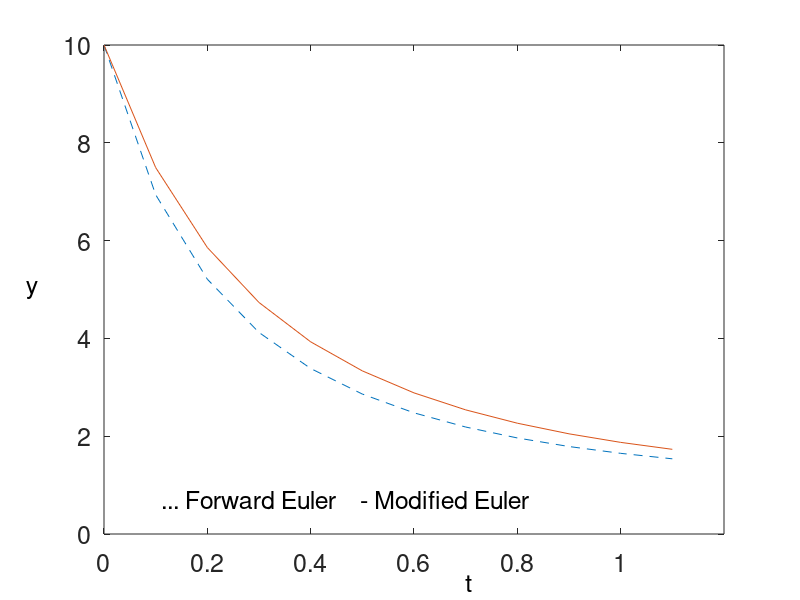

Write the MATLAB code that produced this figure.
% L10_2 same as f10_3 
% Copyright S. Nakamura, 1995
figure(1)
set(gcf,'NumberTitle','off','Name','Figure 10.3; List 10.2')

clear, clf
%===== Forward Euler
yf(1) = 10;  t(1) = 0;  h = 0.1; n=1;
while t(n)<1
   n = n+1; t(n) = t(n-1) + h;
   yf(n) = yf(n-1) +  h*( -yf(n-1)^1.5 + 1);
end
%==== Modifed Euler
ym(1) = 10;  t(1) = 0;  h = 0.1; n=1;
while t(n)<1
   n = n+1;  t(n) = t(n-1) + h;
   ym(n) = ym(n-1) +  h*( - ym(n-1)^1.5 + 1);
   ymb = 1e10;
   while abs(ym(n) - ymb) > 0.00001
      ymb = ym(n);
    ym(n) = ym(n-1) ...
         + 0.5*h*( -ym(n)^1.5 - ym(n-1)^1.5 + 2);
   end
end
plot(t,yf,'--', t,ym, '-')
text(0.1, 0.7, ' ... Forward Euler    - Modified Euler', 'FontSize',[18])
text(0.7, -1.0, 't', 'FontSize',[18])
text(-0.15, 5, 'y', 'FontSize',[18])
axis([0,1.2, 0,10])
set(gca, 'FontSize',[18])
%print fig10D3.ps
